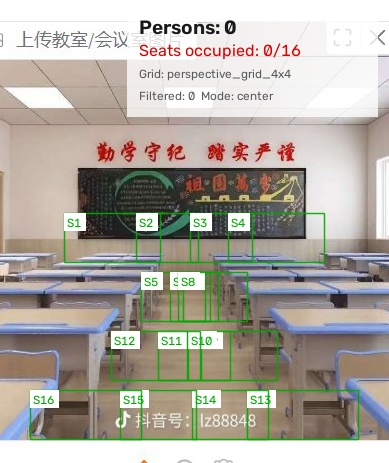
#> input picture assets/classroom_empty_fixed.jpg, 389 x 463 px, given in place of clipboard-2026-11-23T03-18-48-400Z-bc271488.jpg, which was not available
$ python crop_from_screenshot.py
#> lines starting #> are read from the running program, lines starting #| are printed output that depends on the picture
#!/usr/bin/env python3
"""从 Web 界面截图中裁出左侧教室原图，用作复现/验证素材。

截图里左侧"上传教室/会议室图片"面板大致位于图片左半区域，
裁剪比例按经验值设置，可通过命令行覆盖。
"""
from __future__ import annotations

import argparse
from pathlib import Path

from PIL import Image

BASE = Path(r"C:\Users\huan'xin\.workbuddy\clipboard-images")
OUT = Path(__file__).resolve().parent.parent / "assets"


def crop(src: Path, dst: Path, box_ratio: tuple[float, float, float, float]) -> None:
#> called with box_ratio = (0.1, 0.4, 0.47, 0.55)
    img = Image.open(src).convert("RGB")
#> img is the input picture: PIL image 389x463 RGB; mean R, G, B 175.7, 170.8, 162.1
    w, h = img.size
#> w = 389; h = 463
    l, t, r, b = box_ratio
    box = (int(l * w), int(t * h), int(r * w), int(b * h))
#> box = (38, 185, 182, 254)
    img.crop(box).save(dst, quality=95)
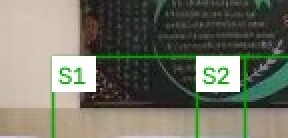
#> saved as classroom_crowded.jpg: PIL image 144x69 RGB (shown 2 times larger); mean R, G, B 116, 116.4, 102.7
    print(f"{src.name} -> {dst.name}  crop={box}  size={dst.stat().st_size}")
#| clipboard-2026-11-23T03-18-48-400Z-bc271488.jpg -> classroom_crowded.jpg  crop=(38, 185, 182, 254)  size=38280


def main() -> None:
    parser = argparse.ArgumentParser()
    parser.add_argument("--ratio", nargs=4, type=float, default=[0.10, 0.40, 0.47, 0.55])
    args = parser.parse_args()
    l, t, r, b = args.ratio
    crop(
        BASE / "clipboard-2026-11-23T03-18-48-400Z-bc271488.jpg",
        OUT / "classroom_crowded.jpg",
        (l, t, r, b),
    )
    # 空教室图在另一张截图中位置不同，单独设定
    crop(
        BASE / "clipboard-2026-11-23T03-18-48-402Z-ba726ebd.jpg",
        OUT / "classroom_empty.jpg",
        (0.10, 0.40, 0.48, 0.86),
    )
#> call 2 of crop, with box_ratio = (0.1, 0.4, 0.48, 0.86)
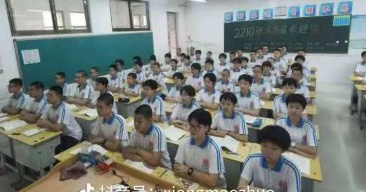
#> input picture assets/classroom_crowded.jpg, 366 x 192 px, given in place of clipboard-2026-11-23T03-18-48-402Z-ba726ebd.jpg, which was not available
#> in crop, img is the input picture: PIL image 366x192 RGB; mean R, G, B 122.8, 129.5, 125.4
#> in crop (call 2), `img.crop(box).save(dst, quality=95)`:
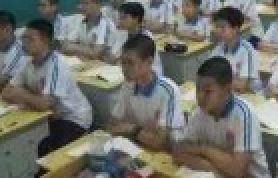
#> saved as classroom_empty.jpg: PIL image 139x89 RGB (shown 2 times larger); mean R, G, B 111.5, 112.1, 104.4
#| clipboard-2026-11-23T03-18-48-402Z-ba726ebd.jpg -> classroom_empty.jpg  crop=(36, 76, 175, 165)  size=64932


if __name__ == "__main__":
    main()
